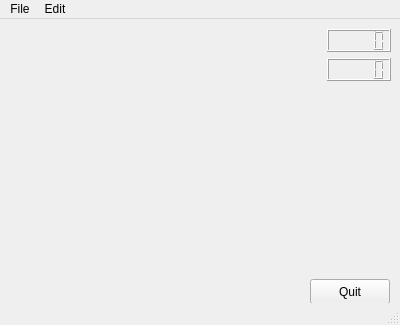
<?xml version="1.0" encoding="UTF-8"?>
<ui version="4.0">
 <class>MainWindow</class>
 <widget class="QMainWindow" name="MainWindow">
  <property name="geometry">
   <rect>
    <x>0</x>
    <y>0</y>
    <width>400</width>
    <height>325</height>
   </rect>
  </property>
  <property name="windowTitle">
   <string>MainWindow</string>
  </property>
  <widget class="QWidget" name="centralwidget">
   <widget class="QWidget" name="gridLayoutWidget">
    <property name="geometry">
     <rect>
      <x>10</x>
      <y>10</y>
      <width>381</width>
      <height>241</height>
     </rect>
    </property>
    <layout class="QGridLayout" name="gridLayout">
     <item row="0" column="1">
      <widget class="QLCDNumber" name="Latitude"/>
     </item>
     <item row="1" column="1">
      <widget class="QLCDNumber" name="Longitude"/>
     </item>
     <item row="2" column="1">
      <spacer name="verticalSpacer">
       <property name="orientation">
        <enum>Qt::Vertical</enum>
       </property>
       <property name="sizeHint" stdset="0">
        <size>
         <width>20</width>
         <height>40</height>
        </size>
       </property>
      </spacer>
     </item>
     <item row="0" column="0">
      <spacer name="horizontalSpacer">
       <property name="orientation">
        <enum>Qt::Horizontal</enum>
       </property>
       <property name="sizeHint" stdset="0">
        <size>
         <width>40</width>
         <height>20</height>
        </size>
       </property>
      </spacer>
     </item>
    </layout>
   </widget>
   <widget class="QPushButton" name="pushButton">
    <property name="geometry">
     <rect>
      <x>310</x>
      <y>260</y>
      <width>80</width>
      <height>25</height>
     </rect>
    </property>
    <property name="text">
     <string>Quit</string>
    </property>
   </widget>
  </widget>
  <widget class="QMenuBar" name="menubar">
   <property name="geometry">
    <rect>
     <x>0</x>
     <y>0</y>
     <width>400</width>
     <height>20</height>
    </rect>
   </property>
   <widget class="QMenu" name="menuJafdasdf">
    <property name="title">
     <string>File</string>
    </property>
    <addaction name="actionQuit"/>
   </widget>
   <widget class="QMenu" name="menuEdit">
    <property name="title">
     <string>Edit</string>
    </property>
    <addaction name="actionPreferences"/>
   </widget>
   <addaction name="menuJafdasdf"/>
   <addaction name="menuEdit"/>
  </widget>
  <widget class="QStatusBar" name="statusbar"/>
  <action name="actionQuit">
   <property name="text">
    <string>Quit</string>
   </property>
  </action>
  <action name="actionPreferences">
   <property name="text">
    <string>Preferences</string>
   </property>
  </action>
 </widget>
 <resources/>
 <connections/>
</ui>
